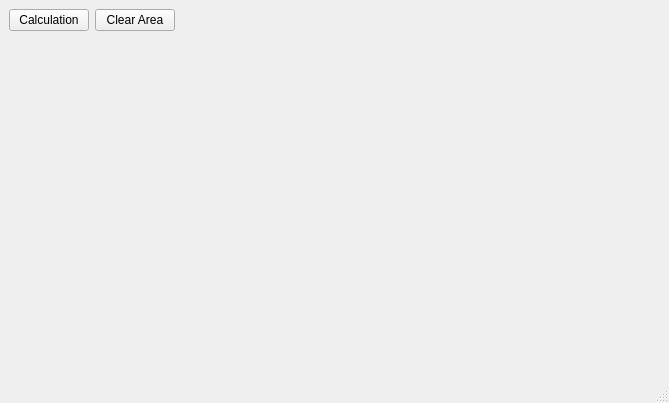
<?xml version="1.0" encoding="UTF-8"?>
<ui version="4.0">
 <class>MainWindow</class>
 <widget class="QMainWindow" name="MainWindow">
  <property name="geometry">
   <rect>
    <x>0</x>
    <y>0</y>
    <width>669</width>
    <height>403</height>
   </rect>
  </property>
  <property name="windowTitle">
   <string>MainWindow</string>
  </property>
  <widget class="QWidget" name="centralwidget">
   <layout class="QGridLayout" name="gridLayout_2">
    <item row="0" column="0">
     <layout class="QGridLayout" name="gridLayout">
      <item row="1" column="0" colspan="3">
       <widget class="drawArea" name="widget" native="true"/>
      </item>
      <item row="0" column="0">
       <widget class="QPushButton" name="calcButton">
        <property name="text">
         <string>Calculation</string>
        </property>
       </widget>
      </item>
      <item row="0" column="2">
       <spacer name="horizontalSpacer">
        <property name="orientation">
         <enum>Qt::Horizontal</enum>
        </property>
        <property name="sizeHint" stdset="0">
         <size>
          <width>40</width>
          <height>20</height>
         </size>
        </property>
       </spacer>
      </item>
      <item row="0" column="1">
       <widget class="QPushButton" name="clearButton">
        <property name="text">
         <string>Clear Area</string>
        </property>
       </widget>
      </item>
     </layout>
    </item>
   </layout>
  </widget>
  <widget class="QMenuBar" name="menubar">
   <property name="geometry">
    <rect>
     <x>0</x>
     <y>0</y>
     <width>669</width>
     <height>24</height>
    </rect>
   </property>
  </widget>
  <widget class="QStatusBar" name="statusbar"/>
 </widget>
 <customwidgets>
  <customwidget>
   <class>drawArea</class>
   <extends>QWidget</extends>
   <header>drawarea.h</header>
   <container>1</container>
  </customwidget>
 </customwidgets>
 <resources/>
 <connections/>
</ui>
